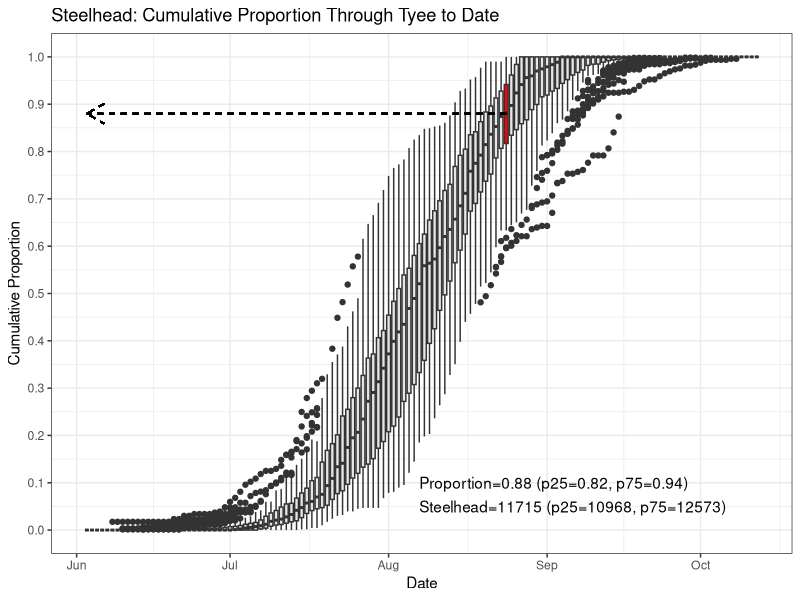
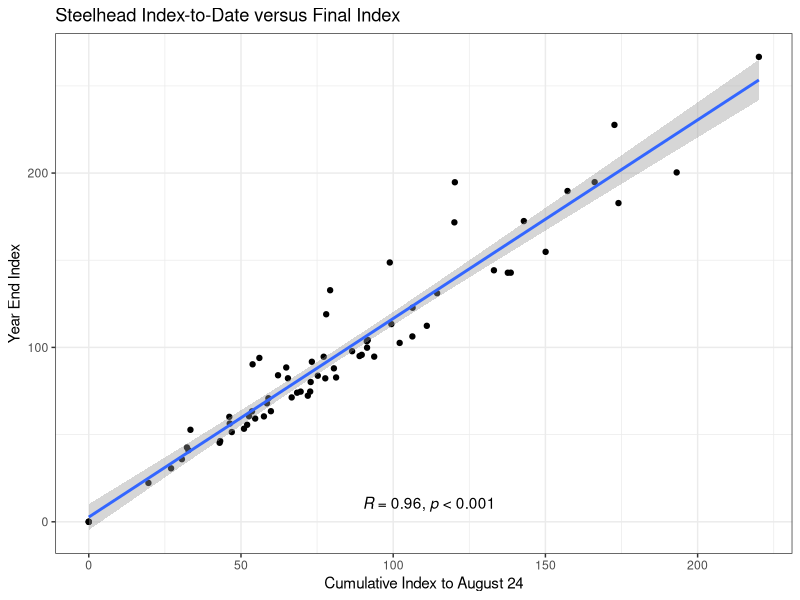
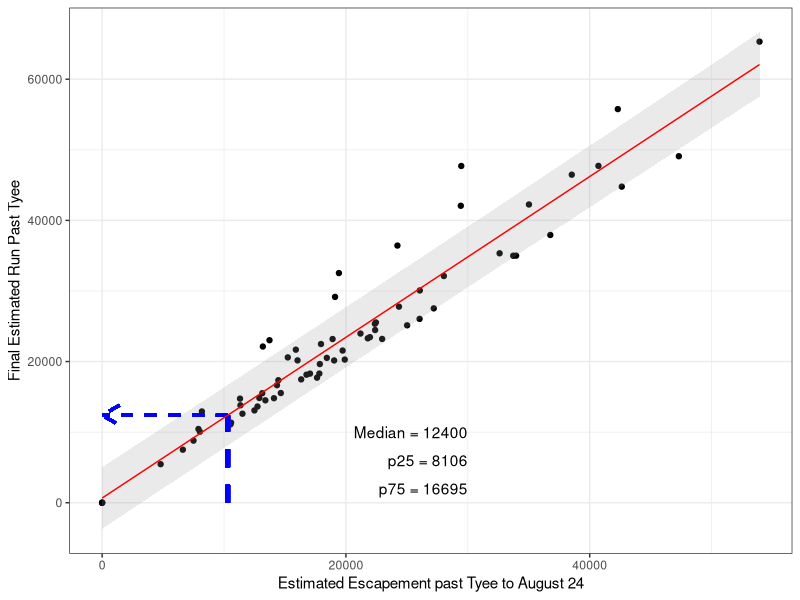

Reproduce these figures in R, in order.

library(data.table)
library(tidyverse)
library(ggpubr)

#daily parameters
current.index<-42.08
multiplier=245
todate<-as.Date("2025-08-24")
todate.label<-"August 24"

#load historical data
daily<-fread("data/common/tyee_daily_indices_steelhead_1956-2024.csv", header = T)

#add cumulative daily index and fish and move to long format
data<-daily%>%
  mutate_if(is.character, as.numeric) %>%
  pivot_longer(`1956`:`2024`,names_to="Year",values_to="Index") %>%
  mutate(Year=as.numeric(Year)) %>%
  group_by(Year)%>%
  mutate(Index=replace_na(Index,0),
         CumIndex=cumsum(Index),
         Fish=Index*multiplier,
         CumFish=CumIndex*multiplier,
         FinalIndex=sum(Index,na.rm=TRUE),
         FinalFish=sum(Fish,na.rm=TRUE),
         p=CumIndex/FinalIndex,
         isittoday=ifelse(Date==todate,"today","nottoday"))

#proportion to date for run-timing proportion figure
todays.data<-data%>%
  filter(Date==todate)
med.today<-round(median(todays.data$p,na.rm=TRUE),2)
p25<-round(quantile(todays.data$p,.25,na.rm=TRUE),2)
p75<-round(quantile(todays.data$p,.75,na.rm=TRUE),2)

#estimate number of fish at todates proportions
med.fish<-round(multiplier*current.index/med.today,0)
p25.fish<-round(multiplier*current.index/p25,0)
p75.fish<-round(multiplier*current.index/p75,0)

#plot run timing boxplot with proportions and final estimates
ggplot(data,aes(x=Date,y=p,group=Date,fill=isittoday))+
  geom_boxplot()+
  scale_fill_manual(values=c("grey90","red"))+
  guides(fill="none")+
  scale_y_continuous(breaks=seq(0,1,.1))+
  geom_segment(xend=min(data$Date),yend=med.today,x=todate,y=med.today,
               arrow = arrow(length = unit(0.2, "inches")),linetype="dashed")+
  annotate(geom="text",label=paste0("Proportion=",med.today," (p25=",p25,", p75=",p75,")"),
           x=as.Date("2025-08-07"),y=.1,hjust=0)+
  annotate(geom="text",label=paste0("Steelhead=",med.fish," (p25=",p75.fish,", p75=",p25.fish,")"),
           x=as.Date("2025-08-07"),y=.05,hjust=0)+
  #geom_vline(xintercept = todate,color="purple",linewidth=1.5,alpha=.5)+
  labs(y="Cumulative Proportion",title="Steelhead: Cumulative Proportion Through Tyee to Date")+
  theme_bw()

#ggsave(paste0("steelhead/steelhead run proportion plot ",todate.label,".png"))

#plot linear model todate
ggplot(todays.data,aes(x=CumIndex,y=FinalIndex))+
  geom_point()+
  geom_smooth(method=lm)+
  stat_cor(method = "pearson", label.x = 90, label.y = 10,
           p.accuracy = 0.001, r.accuracy = 0.01)+
  labs(x=paste0("Cumulative Index to ",todate.label),y="Year End Index",title="Steelhead Index-to-Date versus Final Index")+
  theme_bw()

#ggsave(paste0("steelhead/steelhead index lm to final ",todate.label,".png"))

#regression model
dat <- data.frame(count=todays.data$CumFish, final=todays.data$FinalFish)
m <- lm(final ~ count, data = dat) 
summary(m)

# Create prediction interval data frame with upper and lower lines corresponding to sequence covering minimum and maximum of x values in original dataset
newx <- seq(min(dat$count,na.rm=TRUE), max(dat$count,na.rm=TRUE), by=10)
pred_interval <- predict(m, newdata=data.frame(count=newx), interval="prediction",
                         level = 0.75)
#pred_interval <- predict(m, newdata=data.frame(count=newx), interval="confidence",
#                         level = 0.95)
pred_interval <- as.data.frame(pred_interval)
pred_interval$newx<-newx

current=current.index*multiplier
currentx <- current
pred_current <- predict(m, newdata=data.frame(count=currentx), interval="prediction",
                        level = 0.75)
#pred_current <- predict(m, newdata=data.frame(count=currentx), interval="confidence",
#                        level = 0.95)
pred_current <- as.data.frame(pred_current)

ggplot(data=dat, aes(x = count)) + 
  geom_point(aes(y=final))+
  geom_ribbon(data=pred_interval,aes(x=newx,ymin = lwr, ymax = upr),
              fill = "grey60", alpha = 0.2)+
  geom_segment(x=current,y=0,xend=current,yend=pred_current$fit[1],linetype="dashed",color="blue",linewidth=1.5)+
  geom_segment(x=current,y=pred_current$fit[1],xend=0,yend=pred_current$fit[1],
               arrow = arrow(length = unit(0.2, "inches")),
               linetype="dashed",color="blue",linewidth=1)+
  labs(y="Final Estimated Run Past Tyee",x=paste0("Estimated Escapement past Tyee to ",todate.label))+
  annotate(geom="text",label=paste0("Median = ",round(pred_current$fit,0)),x=30000,y=10000,hjust=1)+
  annotate(geom="text",label=paste0("p25 = ",round(pred_current$lwr,0)),x=30000,y=6000,hjust=1)+
  annotate(geom="text",label=paste0("p75 = ",round(pred_current$upr,0)),x=30000,y=2000,hjust=1)+
  geom_line(data=pred_interval,aes(x=newx,y=fit),color="red")+
  theme_bw()

#ggsave(paste0("steelhead/steelhead escapement lm ",todate.label,".png"))
